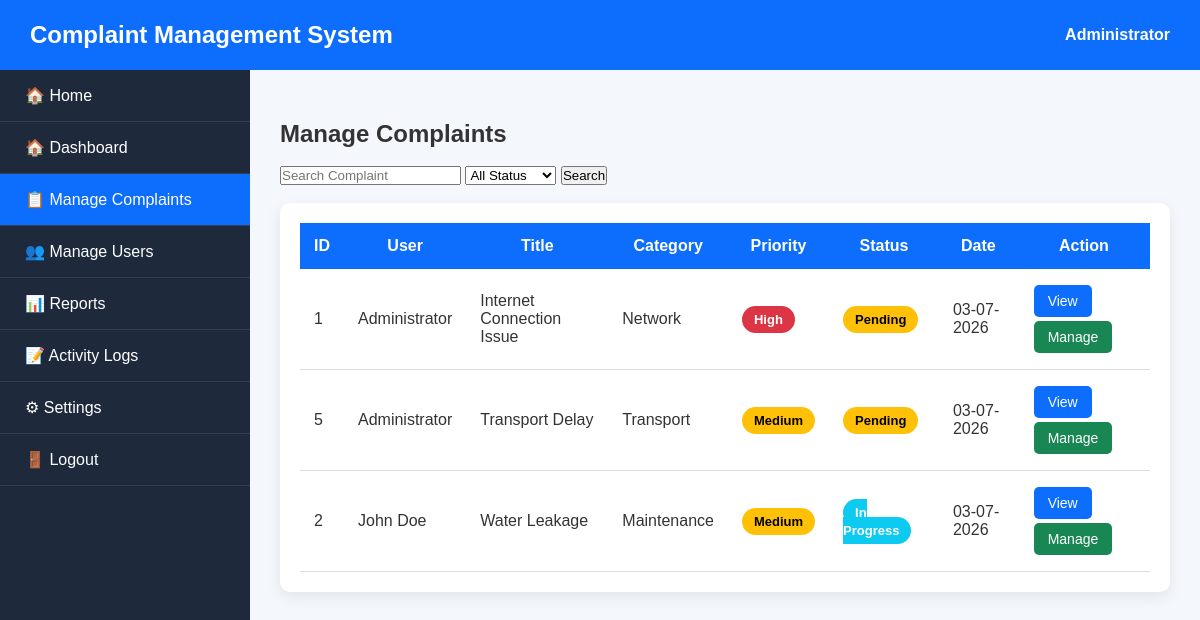
Screenshot of /admin/complaints.php with the database file from the repository.
### tables this page shows
CREATE TABLE complaints (

    id INT AUTO_INCREMENT PRIMARY KEY,

    user_id INT NOT NULL,

    title VARCHAR(255) NOT NULL,

    category VARCHAR(100) NOT NULL,

    priority ENUM('Low','Medium','High') DEFAULT 'Medium',

    description TEXT NOT NULL,

    attachment VARCHAR(255),

    status ENUM(
        'Pending',
        'In Progress',
        'Resolved',
        'Rejected'
    ) DEFAULT 'Pending',

    admin_remarks TEXT,

    created_at TIMESTAMP DEFAULT CURRENT_TIMESTAMP,

    updated_at TIMESTAMP DEFAULT CURRENT_TIMESTAMP
    ON UPDATE CURRENT_TIMESTAMP,

    FOREIGN KEY (user_id)
    REFERENCES users(id)
    ON DELETE CASCADE

);

CREATE TABLE users (

    id INT AUTO_INCREMENT PRIMARY KEY,

    full_name VARCHAR(100) NOT NULL,

    email VARCHAR(100) NOT NULL UNIQUE,

    phone VARCHAR(15) NOT NULL,

    password VARCHAR(255) NOT NULL,

    role ENUM('admin','user') DEFAULT 'user',

    status ENUM('Active','Inactive') DEFAULT 'Active',

    created_at TIMESTAMP DEFAULT CURRENT_TIMESTAMP

);

### admin/complaints.php (the view, shortened to what this page needs)
<?php
require_once "../db_connect.php";
$search = "";
$sql = "SELECT complaints.*, users.full_name
        FROM complaints
        INNER JOIN users
        ON complaints.user_id = users.id
        WHERE 1=1";
$params = [];
$sql .= " ORDER BY complaints.created_at DESC";
$stmt = $conn->prepare($sql);
$stmt->execute($params);
$complaints = $stmt->fetchAll(PDO::FETCH_ASSOC);
?>
<!DOCTYPE html>
<html>
<head>
<link rel="stylesheet" href="../assets/admin.css">
<link rel="stylesheet" href="../assets/responsive.css">
</head>
<body>
<div class="admin-header">
<h2>Complaint Management System</h2>
<div class="admin-name">
Administrator
</div>
</div>
<div class="sidebar">
<ul>
<li><a href="../index.php">🏠 Home</a></li>
<li><a href="dashboard.php">🏠 Dashboard</a></li>
<li class="active">
<a href="complaints.php">📋 Manage Complaints</a>
</li>
<li><a href="users.php">👥 Manage Users</a></li>
<li><a href="reports.php">📊 Reports</a></li>
<li><a href="activity_logs.php">📝 Activity Logs</a></li>
<li><a href="settings.php">⚙ Settings</a></li>
<li><a href="../logout.php">🚪 Logout</a></li>
</ul>
</div>
<div class="main-content">
<h2>Manage Complaints</h2>
<br>
<form method="GET">
<input
type="text"
name="search"
placeholder="Search Complaint"
value="<?php echo htmlspecialchars($search); ?>">
<select name="status">
<option value="">All Status</option>
</select>
<button type="submit">
Search
</button>
</form>
<br>
<div class="table-container">
<table>
<tr>
<th>ID</th>
<th>User</th>
<th>Title</th>
<th>Category</th>
<th>Priority</th>
<th>Status</th>
<th>Date</th>
<th>Action</th>
</tr>
<?php
if(count($complaints)>0)
{
foreach($complaints as $row)
{
?>
<tr>
<td><?php echo $row['id']; ?></td>
<td><?php echo htmlspecialchars($row['full_name']); ?></td>
<td><?php echo htmlspecialchars($row['title']); ?></td>
<td><?php echo htmlspecialchars($row['category']); ?></td>
<td>
<?php
if($row['priority']=="High")
echo "<span class='priority high'>High</span>";
elseif($row['priority']=="Medium")
echo "<span class='priority medium'>Medium</span>";
else
echo "<span class='priority low'>Low</span>";
?>
</td>
<td>
<?php
if($row['status']=="Pending")
echo "<span class='status pending'>Pending</span>";
elseif($row['status']=="In Progress")
echo "<span class='status progress'>In Progress</span>";
elseif($row['status']=="Resolved")
echo "<span class='status resolved'>Resolved</span>";
else
echo "<span class='status rejected'>Rejected</span>";
?>
</td>
<td>
<?php echo date("d-m-Y",strtotime($row['created_at'])); ?>
</td>
<td>
<a
href="complaint_details.php?id=<?php echo $row['id']; ?>"
class="btn view">
View
</a>
<a
href="update_status.php?id=<?php echo $row['id']; ?>"
class="btn edit">
Manage
</a>
</td>
</tr>
<?php
}
}
?>
</table>
</div>
</div>
</body>
</html>

### assets/admin.css (style rules this page uses)
* { margin:0; padding:0; box-sizing:border-box; font-family:Arial, Helvetica, sans-serif; }
body { background:#f4f7fc; color:#333; }
.admin-header { width:100%; height:70px; background:#0d6efd; color:#fff; display:flex; justify-content:space-between; align-items:center; padding:0 30px; position:fixed; top:0; left:0; z-index:1000; }
.admin-header h2 { font-size:24px; }
.admin-header .admin-name { font-size:16px; font-weight:bold; }
.sidebar { position:fixed; top:70px; left:0; width:250px; height:100%; background:#1e293b; overflow-y:auto; }
.sidebar ul { list-style:none; }
.sidebar ul li { border-bottom:1px solid rgba(255,255,255,.1); }
.sidebar ul li a { display:block; color:#fff; text-decoration:none; padding:16px 25px; transition:.3s; }
.sidebar ul li a:hover, .sidebar ul li.active a { background:#0d6efd; }
.main-content { margin-left:250px; margin-top:90px; padding:30px; }
.table-container { background:#fff; padding:20px; border-radius:10px; box-shadow:0 5px 15px rgba(0,0,0,.08); overflow-x:auto; }
table { width:100%; border-collapse:collapse; }
table th { background:#0d6efd; color:#fff; padding:14px; }
table td { padding:14px; border-bottom:1px solid #ddd; }
.status { padding:6px 12px; border-radius:20px; color:#fff; font-size:13px; font-weight:bold; }
.pending { background:#ffc107; color:#000; }
.progress { background:#0dcaf0; }
.medium { background:#ffc107; color:#000; }
.high { background:#dc3545; color:#fff; }
.priority { padding:6px 12px; border-radius:20px; font-size:13px; font-weight:bold; }
.btn { text-decoration:none; color:#fff; padding:8px 14px; border-radius:5px; display:inline-block; margin:2px; font-size:14px; }
.view { background:#0d6efd; }
.edit { background:#198754; }

### rows the page displays
complaints: id "1", user.full_name "Administrator", title "Internet Connection Issue", category "Network", priority "High", status "Pending", created_at "03-07-2026"
complaints: id "5", user.full_name "Administrator", title "Transport Delay", category "Transport", priority "Medium", status "Pending", created_at "03-07-2026"
complaints: id "2", user.full_name "John Doe", title "Water Leakage", category "Maintenance", priority "Medium", status "In Progress", created_at "03-07-2026"
